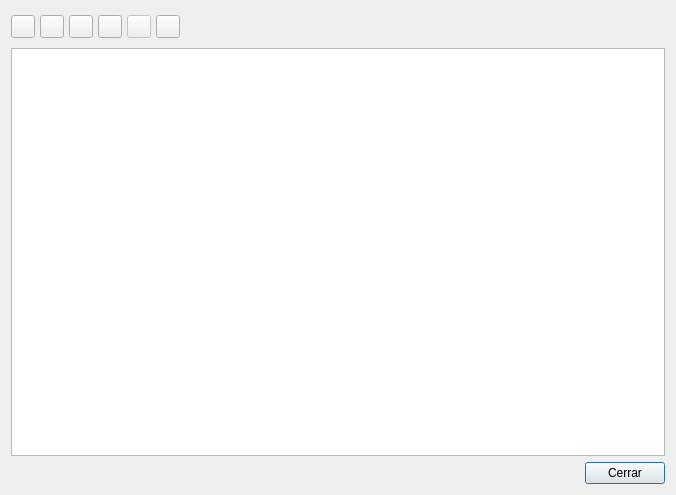
<ui version="4.0" >
 <class>adocumentalbase</class>
 <widget class="QDialog" name="adocumentalbase" >
  <property name="geometry" >
   <rect>
    <x>0</x>
    <y>0</y>
    <width>676</width>
    <height>495</height>
   </rect>
  </property>
  <property name="windowTitle" >
   <string>Archivo Documental</string>
  </property>
  <layout class="QVBoxLayout" >
   <property name="margin" >
    <number>11</number>
   </property>
   <property name="spacing" >
    <number>6</number>
   </property>
   <item>
    <layout class="QHBoxLayout" >
     <property name="margin" >
      <number>0</number>
     </property>
     <property name="spacing" >
      <number>5</number>
     </property>
     <item>
      <widget class="QToolButton" name="m_new" >
       <property name="text" >
        <string/>
       </property>
       <property name="icon" >
        <iconset resource="../../../bulmages.qrc" >:/Genericos32x32/images/pendientes/i_fileNew.xpm</iconset>
       </property>
      </widget>
     </item>
     <item>
      <widget class="QToolButton" name="m_save" >
       <property name="text" >
        <string/>
       </property>
       <property name="icon" >
        <iconset resource="../../../bulmages.qrc" >:/Genericos32x32/images/pendientes/i_save.xpm</iconset>
       </property>
      </widget>
     </item>
     <item>
      <widget class="QToolButton" name="m_adddir" >
       <property name="toolTip" >
        <string>Agregar Directorio</string>
       </property>
       <property name="whatsThis" >
        <string>Agrega un directorio entero de Documentos.</string>
       </property>
       <property name="text" >
        <string/>
       </property>
       <property name="icon" >
        <iconset resource="../../../bulmages.qrc" >:/Genericos32x32/images/pendientes/i_immportar.png</iconset>
       </property>
      </widget>
     </item>
     <item>
      <widget class="QToolButton" name="m_delete" >
       <property name="text" >
        <string/>
       </property>
       <property name="icon" >
        <iconset resource="../../../bulmages.qrc" >:/Genericos32x32/images/pendientes/i_dele.png</iconset>
       </property>
      </widget>
     </item>
     <item>
      <widget class="QToolButton" name="m_scan" >
       <property name="enabled" >
        <bool>false</bool>
       </property>
       <property name="text" >
        <string/>
       </property>
       <property name="icon" >
        <iconset resource="../../../bulmages.qrc" >:/Genericos32x32/images/pendientes/i_find.png</iconset>
       </property>
      </widget>
     </item>
     <item>
      <widget class="QToolButton" name="m_desasociar" >
       <property name="enabled" >
        <bool>true</bool>
       </property>
       <property name="toolTip" >
        <string>Desasociar</string>
       </property>
       <property name="whatsThis" >
        <string>Desasociar el archivo de su  apunte</string>
       </property>
       <property name="text" >
        <string/>
       </property>
       <property name="icon" >
        <iconset resource="../../../bulmages.qrc" >:/Genericos32x32/images/pendientes/i_tuxPeq.png</iconset>
       </property>
      </widget>
     </item>
     <item>
      <spacer>
       <property name="orientation" >
        <enum>Qt::Horizontal</enum>
       </property>
       <property name="sizeType" >
        <enum>QSizePolicy::Expanding</enum>
       </property>
       <property name="sizeHint" >
        <size>
         <width>290</width>
         <height>31</height>
        </size>
       </property>
      </spacer>
     </item>
    </layout>
   </item>
   <item>
    <widget class="QTableWidget" name="m_listado" >
     <property name="selectionMode" >
      <enum>QAbstractItemView::SingleSelection</enum>
     </property>
     <property name="selectionBehavior" >
      <enum>QAbstractItemView::SelectRows</enum>
     </property>
    </widget>
   </item>
   <item>
    <layout class="QHBoxLayout" >
     <property name="margin" >
      <number>0</number>
     </property>
     <property name="spacing" >
      <number>6</number>
     </property>
     <item>
      <spacer>
       <property name="orientation" >
        <enum>Qt::Horizontal</enum>
       </property>
       <property name="sizeType" >
        <enum>QSizePolicy::Expanding</enum>
       </property>
       <property name="sizeHint" >
        <size>
         <width>351</width>
         <height>20</height>
        </size>
       </property>
      </spacer>
     </item>
     <item>
      <widget class="QPushButton" name="pushButton1" >
       <property name="text" >
        <string>Cerrar</string>
       </property>
      </widget>
     </item>
    </layout>
   </item>
  </layout>
 </widget>
 <layoutdefault spacing="6" margin="11" />
 <resources>
  <include location="../../../bulmages.qrc" />
 </resources>
 <connections>
  <connection>
   <sender>m_new</sender>
   <signal>clicked()</signal>
   <receiver>adocumentalbase</receiver>
   <slot>boton_newadocumental()</slot>
   <hints>
    <hint type="sourcelabel" >
     <x>20</x>
     <y>20</y>
    </hint>
    <hint type="destinationlabel" >
     <x>20</x>
     <y>20</y>
    </hint>
   </hints>
  </connection>
  <connection>
   <sender>m_desasociar</sender>
   <signal>clicked()</signal>
   <receiver>adocumentalbase</receiver>
   <slot>boton_desasociar()</slot>
   <hints>
    <hint type="sourcelabel" >
     <x>20</x>
     <y>20</y>
    </hint>
    <hint type="destinationlabel" >
     <x>20</x>
     <y>20</y>
    </hint>
   </hints>
  </connection>
  <connection>
   <sender>pushButton1</sender>
   <signal>clicked()</signal>
   <receiver>adocumentalbase</receiver>
   <slot>close()</slot>
   <hints>
    <hint type="sourcelabel" >
     <x>20</x>
     <y>20</y>
    </hint>
    <hint type="destinationlabel" >
     <x>20</x>
     <y>20</y>
    </hint>
   </hints>
  </connection>
  <connection>
   <sender>m_delete</sender>
   <signal>clicked()</signal>
   <receiver>adocumentalbase</receiver>
   <slot>s_deleteADocumental()</slot>
   <hints>
    <hint type="sourcelabel" >
     <x>20</x>
     <y>20</y>
    </hint>
    <hint type="destinationlabel" >
     <x>20</x>
     <y>20</y>
    </hint>
   </hints>
  </connection>
  <connection>
   <sender>m_save</sender>
   <signal>clicked()</signal>
   <receiver>adocumentalbase</receiver>
   <slot>s_saveADocumental()</slot>
   <hints>
    <hint type="sourcelabel" >
     <x>20</x>
     <y>20</y>
    </hint>
    <hint type="destinationlabel" >
     <x>20</x>
     <y>20</y>
    </hint>
   </hints>
  </connection>
  <connection>
   <sender>m_adddir</sender>
   <signal>clicked()</signal>
   <receiver>adocumentalbase</receiver>
   <slot>s_agregarDirectorio()</slot>
   <hints>
    <hint type="sourcelabel" >
     <x>20</x>
     <y>20</y>
    </hint>
    <hint type="destinationlabel" >
     <x>20</x>
     <y>20</y>
    </hint>
   </hints>
  </connection>
 </connections>
</ui>
